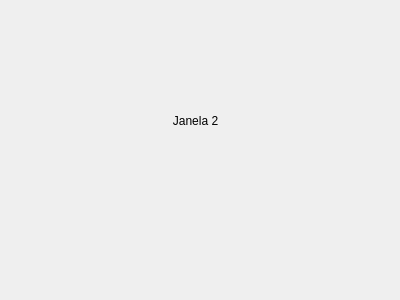
<?xml version="1.0" encoding="UTF-8"?>
<ui version="4.0">
 <class>janela2</class>
 <widget class="QDialog" name="janela2">
  <property name="geometry">
   <rect>
    <x>0</x>
    <y>0</y>
    <width>400</width>
    <height>300</height>
   </rect>
  </property>
  <property name="windowTitle">
   <string>Dialog</string>
  </property>
  <widget class="QLabel" name="label">
   <property name="geometry">
    <rect>
     <x>160</x>
     <y>110</y>
     <width>71</width>
     <height>21</height>
    </rect>
   </property>
   <property name="text">
    <string>Janela 2</string>
   </property>
   <property name="alignment">
    <set>Qt::AlignCenter</set>
   </property>
  </widget>
 </widget>
 <resources/>
 <connections/>
</ui>
